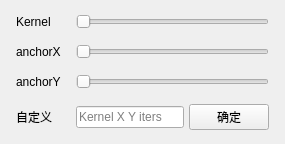
                <widget class="QWidget" name="adjPage_morphology">
                 <layout class="QVBoxLayout" name="verticalLayout_14">
                  <item>
                   <layout class="QFormLayout" name="formLayout_6">
                    <property name="fieldGrowthPolicy">
                     <enum>QFormLayout::AllNonFixedFieldsGrow</enum>
                    </property>
                    <property name="horizontalSpacing">
                     <number>15</number>
                    </property>
                    <property name="verticalSpacing">
                     <number>15</number>
                    </property>
                    <property name="leftMargin">
                     <number>5</number>
                    </property>
                    <property name="topMargin">
                     <number>3</number>
                    </property>
                    <property name="rightMargin">
                     <number>5</number>
                    </property>
                    <property name="bottomMargin">
                     <number>3</number>
                    </property>
                    <item row="0" column="0">
                     <widget class="QLabel" name="Morphology_lab1">
                      <property name="text">
                       <string>Kernel</string>
                      </property>
                     </widget>
                    </item>
                    <item row="0" column="1">
                     <widget class="QSlider" name="Morphology_slider1">
                      <property name="minimum">
                       <number>1</number>
                      </property>
                      <property name="maximum">
                       <number>50</number>
                      </property>
                      <property name="value">
                       <number>1</number>
                      </property>
                      <property name="orientation">
                       <enum>Qt::Horizontal</enum>
                      </property>
                     </widget>
                    </item>
                    <item row="1" column="0">
                     <widget class="QLabel" name="Morphology_lab2">
                      <property name="text">
                       <string>anchorX</string>
                      </property>
                     </widget>
                    </item>
                    <item row="1" column="1">
                     <widget class="QSlider" name="Morphology_slider2">
                      <property name="minimum">
                       <number>1</number>
                      </property>
                      <property name="maximum">
                       <number>20</number>
                      </property>
                      <property name="orientation">
                       <enum>Qt::Horizontal</enum>
                      </property>
                     </widget>
                    </item>
                    <item row="2" column="0">
                     <widget class="QLabel" name="Morphology_lab3">
                      <property name="text">
                       <string>anchorY</string>
                      </property>
                     </widget>
                    </item>
                    <item row="2" column="1">
                     <widget class="QSlider" name="Morphology_slider3">
                      <property name="minimum">
                       <number>1</number>
                      </property>
                      <property name="maximum">
                       <number>20</number>
                      </property>
                      <property name="orientation">
                       <enum>Qt::Horizontal</enum>
                      </property>
                     </widget>
                    </item>
                    <item row="3" column="0">
                     <widget class="QLabel" name="Morphology_lab4">
                      <property name="text">
                       <string>自定义</string>
                      </property>
                     </widget>
                    </item>
                    <item row="3" column="1">
                     <layout class="QHBoxLayout" name="horizontalLayout_46" stretch="5,1">
                      <property name="spacing">
                       <number>5</number>
                      </property>
                      <item>
                       <widget class="QLineEdit" name="Morphology_edit">
                        <property name="placeholderText">
                         <string>Kernel X Y iters</string>
                        </property>
                       </widget>
                      </item>
                      <item>
                       <widget class="QPushButton" name="Morphology_btn">
                        <property name="text">
                         <string>确定</string>
                        </property>
                       </widget>
                      </item>
                     </layout>
                    </item>
                   </layout>
                  </item>
                 </layout>
                </widget>
